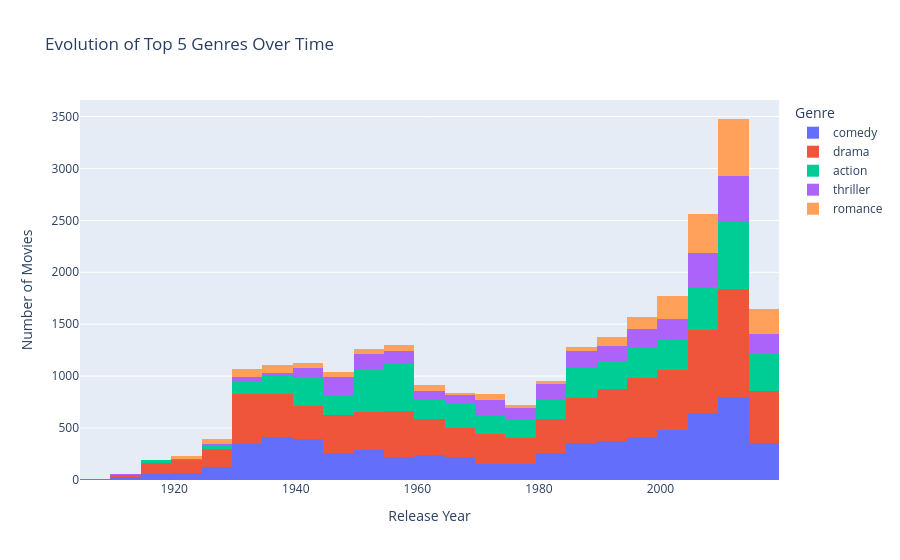

The code cell stored with this chart in its notebook:
### Code cell
# Genre distribution over time (top 5 genres)
genre_year_data = []
for _, row in wiki_movies.iterrows():
    for genre in row['Genre'].split('|'):
        genre = genre.strip()
        if genre in top_genres:
            genre_year_data.append({
                    'Genre': genre,
                    'Release Year': row['Release Year']
                })

genre_year_df = pd.DataFrame(genre_year_data)
fig_genre_time = px.histogram(genre_year_df, x='Release Year', color='Genre',
                             title='Evolution of Top 5 Genres Over Time',
                             nbins=50,
                             barmode='stack')
fig_genre_time.update_layout(xaxis_title='Release Year', yaxis_title='Number of Movies')
fig_genre_time.show()

### Figure 1 — Plotly figure (JSON) as saved in the notebook; plotly's stock layout.template omitted (floating-point values rounded to 4 significant figures; data arrays with more than 128 entries replaced by an {"elided": "..."} marker saying what was removed)
{"data": [{"alignmentgroup": "True", "bingroup": "x", "hovertemplate": "Genre=comedy<br>Release Year=%{x}<br>count=%{y}<extra></extra>", "legendgroup": "comedy", "marker": {"color": "#636efa", "pattern": {"shape": ""}}, "name": "comedy", "nbinsx": 50, "offsetgroup": "comedy", "orientation": "v", "showlegend": true, "type": "histogram", "x": {"elided": "6666 int values"}, "xaxis": "x", "yaxis": "y"}, {"alignmentgroup": "True", "bingroup": "x", "hovertemplate": "Genre=drama<br>Release Year=%{x}<br>count=%{y}<extra></extra>", "legendgroup": "drama", "marker": {"color": "#EF553B", "pattern": {"shape": ""}}, "name": "drama", "nbinsx": 50, "offsetgroup": "drama", "orientation": "v", "showlegend": true, "type": "histogram", "x": {"elided": "8726 int values"}, "xaxis": "x", "yaxis": "y"}, {"alignmentgroup": "True", "bingroup": "x", "hovertemplate": "Genre=action<br>Release Year=%{x}<br>count=%{y}<extra></extra>", "legendgroup": "action", "marker": {"color": "#00cc96", "pattern": {"shape": ""}}, "name": "action", "nbinsx": 50, "offsetgroup": "action", "orientation": "v", "showlegend": true, "type": "histogram", "x": {"elided": "5250 int values"}, "xaxis": "x", "yaxis": "y"}, {"alignmentgroup": "True", "bingroup": "x", "hovertemplate": "Genre=thriller<br>Release Year=%{x}<br>count=%{y}<extra></extra>", "legendgroup": "thriller", "marker": {"color": "#ab63fa", "pattern": {"shape": ""}}, "name": "thriller", "nbinsx": 50, "offsetgroup": "thriller", "orientation": "v", "showlegend": true, "type": "histogram", "x": {"elided": "2830 int values"}, "xaxis": "x", "yaxis": "y"}, {"alignmentgroup": "True", "bingroup": "x", "hovertemplate": "Genre=romance<br>Release Year=%{x}<br>count=%{y}<extra></extra>", "legendgroup": "romance", "marker": {"color": "#FFA15A", "pattern": {"shape": ""}}, "name": "romance", "nbinsx": 50, "offsetgroup": "romance", "orientation": "v", "showlegend": true, "type": "histogram", "x": {"elided": "2277 int values"}, "xaxis": "x", "yaxis": "y"}], "layout": {"barmode": "stack", "legend": {"title": {"text": "Genre"}, "tracegroupgap": 0}, "title": {"text": "Evolution of Top 5 Genres Over Time"}, "xaxis": {"anchor": "y", "domain": [0, 1], "title": {"text": "Release Year"}}, "yaxis": {"anchor": "x", "domain": [0, 1], "title": {"text": "Number of Movies"}}}}
